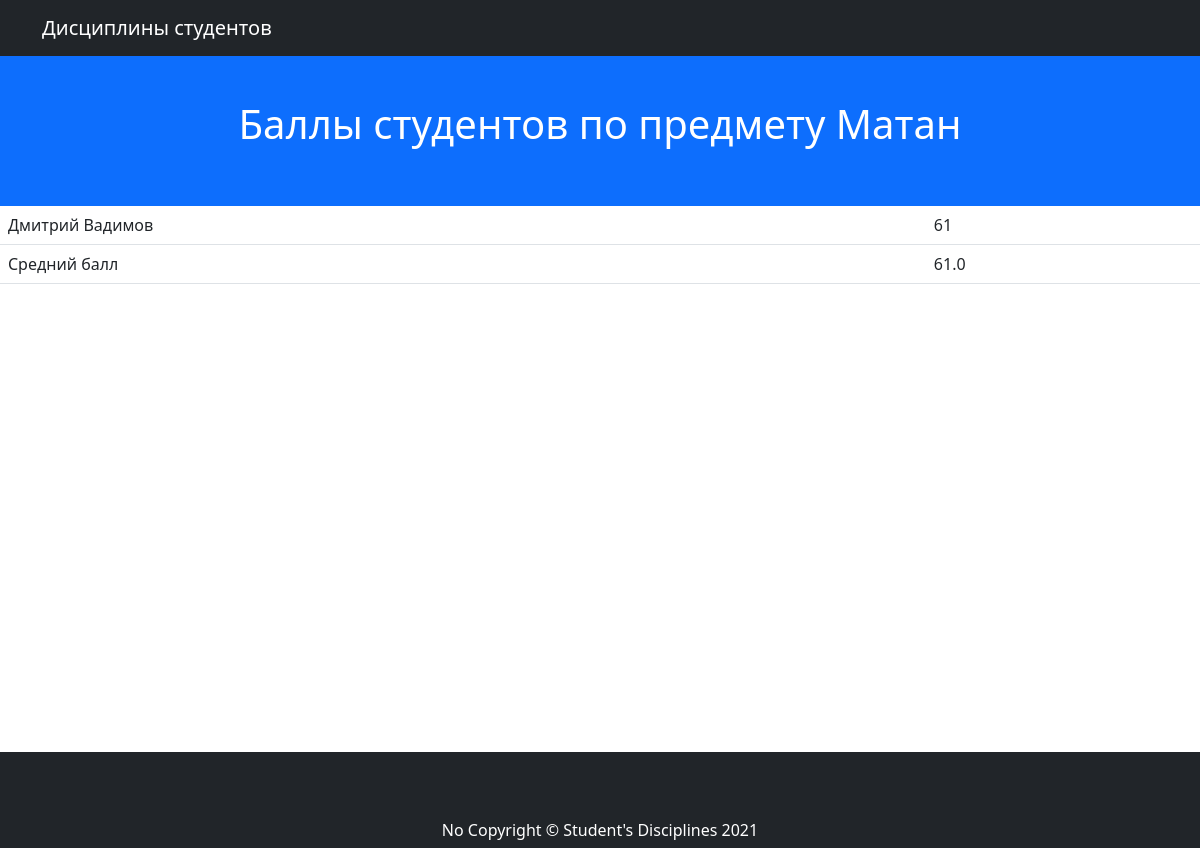
/matan_marks/, run on the app's committed database.
### mainapp/models.py (models this page shows, shortened)
class Discipline(models.Model):
    discipline_name = models.CharField(max_length=255, verbose_name='Название дисциплины')
    slug = models.SlugField(unique=True, default=None)
    def __str__(self):
        return self.discipline_name

class Mark(models.Model):
    student = models.ForeignKey(Student, verbose_name='Студент', on_delete=models.CASCADE)
    discipline = models.ForeignKey(Discipline, verbose_name='Предмет', on_delete=models.CASCADE)
    mark = models.PositiveIntegerField(default=0)

class Student(models.Model):
    group = models.ForeignKey(Group, verbose_name='Группа', on_delete=models.CASCADE)
    first_name = models.CharField(max_length=255, verbose_name='Имя')
    last_name = models.CharField(max_length=255, verbose_name='Фамилия')
    def __str__(self):
        return '{} {}'.format(self.first_name, self.last_name)

### mainapp/views.py (the view)
# urls.py: path('<str:slug>_marks/', MarksManagerByDiscipline.as_view(), name='discipline_marks'),
class MarksManagerByDiscipline(View):
    @staticmethod
    def get(request, **kwargs):
        discipline_slug = kwargs.get('slug')
        discipline = Discipline.objects.get(slug=discipline_slug)
        marks = Mark.objects.filter(discipline=discipline)
        avg_mark_ = marks.values_list('mark', flat=True)
        avg_mark = Query.get_query(avg_mark_, 'Arithmetic')
        context = {
            'discipline': discipline,
            'marks': marks,
            'avg_marks': avg_mark,
        }
        return render(request, 'discipline_marks.html', context)

### mainapp/algorythms.py (called while the page is built)
    def calculate_avg(self, array):
        length = len(array)
        summary = sum(array)
        avg = summary / length
        return avg

    @staticmethod
    def get_query(array, strategy):
        global algorithm
        if strategy == 'Arithmetic':
            algorithm = Arithmetic()
        elif strategy == 'Median':
            algorithm = Median()
        result = algorithm.calculate_avg(array)
        return result

### mainapp/templates/discipline_marks.html
{% extends 'base.html' %}
{% block content %}
<html lang="ru">
  <header class="bg-primary text-white">
      <h1 class="text-center">Баллы студентов по предмету {{ discipline }}</h1>
  </header>
<table class="table">
  <tbody>
    {% for i in marks %}
        <tr><td> {{ i.student }} </td>
            <td> {{ i.mark }} </td></tr>
    {% endfor %}
    <tr>
        <td> Средний балл </td>
        <td> {{ avg_marks }} </td>
    </tr>
  </tbody>
</table>
</html>
{% endblock content %}

### mainapp/templates/base.html (style rules this page uses)
header { padding: 100px 0 50px; }
html { position: relative; min-height: 100%; }
body { margin-bottom: 60px; }

### data on the page
Discipline: discipline_name "Матан"
Mark: student "Дмитрий Вадимов", mark "61"

### other printed values
{{ avg_marks }} "61.0"
